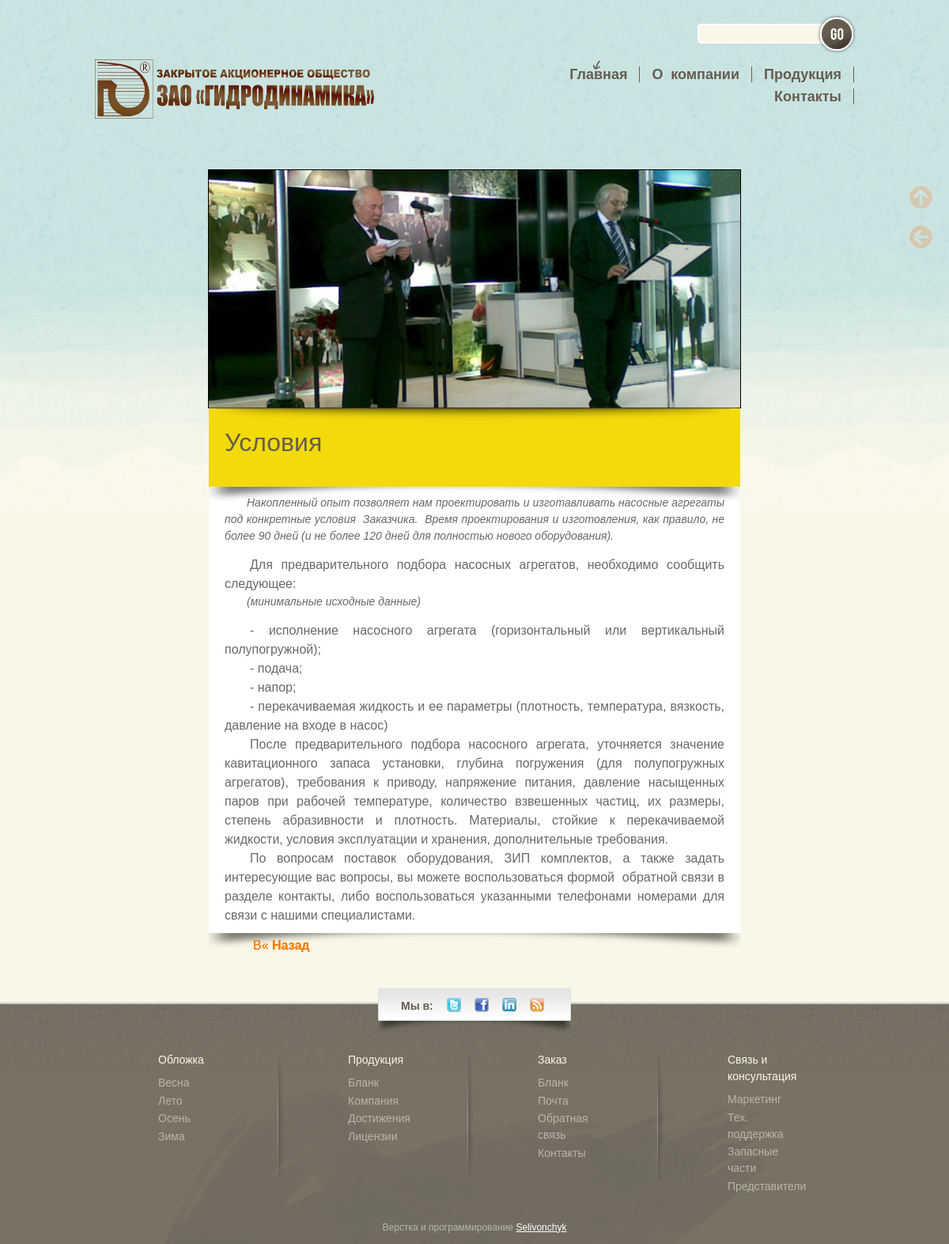
/gidrodinamika.ru/home/gidrodin/public_html/index.php?new=1, run on the app's committed database.
### tables this page shows
CREATE TABLE `main_ind` (
  `id` int(3) NOT NULL,
  `img_d` varchar(255) NOT NULL,
  `title_d` varchar(255) NOT NULL,
  `m_kd` varchar(255) NOT NULL,
  `m_dd` varchar(255) NOT NULL,
  `text` text NOT NULL,
  `img` varchar(255) NOT NULL
);

### gidrodinamika.ru/home/gidrodin/public_html/index.php (the view, shortened to what this page needs)
<?php
if(	!isset($_REQUEST['new']))
	$ret_ind = 0;
else
{
	if(   !is_numeric($_REQUEST['new'])
	   ||  empty     ($_REQUEST['new']))
	{
		unset($_REQUEST['new']);
	}
	else
	{
		$id		 = intval($_REQUEST['new']);
		$ret_ind = 1;
	}
}
?>
<!DOCTYPE html>
<html lang = "ru">
<head>
    <link href       = "css/style.css"
          media      = "screen"
          rel        = "stylesheet"
          type       = "text/css"
    />
    <link href       = "css/spring.css"
          media      = "screen"
          rel        = "stylesheet"
          type       = "text/css"
    />
</head>
<body>
<div class = 'hold_admin' >
	<div class = 'navbar' >
		<a class = 'scroll_to_top'
		   href  = '#top'
		   title = 'Вернуться к началу страницы'
		>
			<img src = "img/arrow_top_oval.png" />
		</a>
		<a class = 'scroll_return'
		   href  = 'javascript:history.back()'
		   title = 'Вернуться обратно'
		>
			<img src = "img/arrow_return_oval.png" />
		</a>
	</div>
</div>
<div id = "wrapper">
	<?php include("block/header.php");?>
	<div id = "header">
		<?php include("block/logo_search.php");?>
		<img alt   = "Active"
			 class = "arrow-index"
			 id    = "arrow-top"
			 src   = "img/nav-arrow-top.png"
		/>
	</div>
	<div id = "main">
    <?php
	if( $ret_ind == 0)
	{
		$onMouseOut_prev	= "this.src = 'img/prev-slide.png'";
		$onMouseOver_prev	= "this.src = 'img/prev-slide_hover.png'";
		$onMouseOut_next	= "this.src = 'img/next-slide.png'";
		$onMouseOver_next	= "this.src = 'img/next-slide_hover.png'";
		echo <<<here
			<div id = 'slideshow'>
				<ul id = 'slides'>
					<li>
						<img alt  = 'Imagen'
							 name = 'slide_show'
							 src  = 'slides/05.jpg'
						/>
					</li>
				</ul>
				<span></span>
				<a href = 'javascript:chgImg(-1)'>
					<img alt 		 = 'Prev'
						 id 		 = 'prev'
						 onMouseOut	 = '$onMouseOut_prev'
						 onMouseOver = '$onMouseOver_prev'
						 src		 = 'img/prev-slide.png'
					/>
				</a>
				<a href = 'javascript:chgImg(1)'>
					<img alt		 = 'Next'
						 id			 = 'next'
						 onMouseOut	 = '$onMouseOut_next'
						 onMouseOver = '$onMouseOver_next'
						 src		 = 'img/next-slide.png'
					/>
				</a>
				<script type = 'text/javascript'>
					auto();
				</script>
			</div>
here;
		$d	=	"com.txt";
		if(	file_exists($d))
		{
			$arr = file($d);
			echo <<<here
			<marquee behavior	  = "alternate"
					 class		  = "marq"
					 height		  = "35"
					 scrollamount = "2"
					 width		  = "90%"
			>
				$arr[0]
			</marquee>
here;
		}
		include("block/db.php");
		$result_d = mysqli_query($db,
			"SELECT
				id,
				img_d,
				title_d,
				m_kd,
				m_dd
			FROM
				main_ind"
		);
		$myrow_d = mysqli_fetch_array($result_d);
		echo "<div class = 'holder'>";
		do
		{
			echo
				"<div class = 'block'>
					<div class = 'small-block'>
						<a href = 'index.php?new=".$myrow_d['id']."'>
							<img class = 'small'
								 src   = '".$myrow_d['img_d']."'
							/>
						</a>
					</div>
					<span></span>
					<h2 class = 'custom'>
						<a href = 'index.php?new=".$myrow_d['id']."'>
							".$myrow_d['title_d']."
						</a>
					</h2>
					<h5 class = 'custom'>
						<a href = 'index.php?new=".$myrow_d['id']."'>
							".$myrow_d['m_kd']."
						</a>
					</h5>
					<p class = 'index-text'>
						".$myrow_d['m_dd']."
					</p>
					<p>
						<a class = 'more'
						   href  = 'index.php?new=".$myrow_d['id']."'
						>
							Далее
						</a>
					</p>
				</div>";
		}
		while( $myrow_d = mysqli_fetch_array($result_d));
						  mysqli_close($db);
		echo "</div>";
	}
	else
	{
		$result_d = mysqli_query($db,
			"SELECT
				id,
				img_d,
				title_d,
				text
			FROM
				main_ind
			WHERE
				id = '$id'"
		);
		$myrow_d = mysqli_fetch_array($result_d);
		$onclick = "this.href = 'javascript:history.back()'";
		do
		{
			echo
				"<div id = 'rec_block_single'>
					<div class = 'thumb-rec'>
						<a	href	= 'Вернуться обратно'
							onclick	= '$onclick'
							title	= 'Вернуться обратно'
						>
							<img class = 'rec-img'
								 src   = '".$myrow_d['img_d']."'
							/>
						</a>
						<span></span>
					</div>
					<p5 class = 'bgcol'>
						<h2>
							".$myrow_d['title_d']."
						</h2>
					</p5>
					<span1></span1>
					<div class = 'brief'>
						".$myrow_d['text']."
					</div>
					<span2></span2>
					<div id = 'backlink_rec'>
						<a	class	= 'more'
							href	= 'Вернуться обратно'
							onclick	= '$onclick'
							title	= 'Вернуться обратно'
						>
							<strong>
								Назад
							</strong>
						</a>
					</div>
				</div>";
		}
		while($myrow_d = mysqli_fetch_array($result_d));
	}
	?>
	</div>
</div>
<?php include("block/footer.php");?>
</body>
</html>

### gidrodinamika.ru/home/gidrodin/public_html/css/style.css (style rules this page uses)
:root { --black-color: #000000; --dull_gray-color: #696969; --gray-color: #808080; --telegray-color: #909090; --pearl_beige-color: #6a5d4d; --maroon_brown-color: #800000; --red-color: #ff0000; --dark_amber-color: #ff7e00; --beige-color: #f5f5dc; --rape_yellow-color: #f3da0b; --white-color: #ffffff; --green_trefoil-color: #009a63; --moderate_blue-color: #395778; --midnight_blue-color: #003366; }
img { border:0; }
.hold_admin { bottom:0; position:fixed; right:0; top:0; width:70px; z-index:2; }
.hold_admin .navbar { bottom:0; position:absolute; top:0; z-index:2; }
.hold_admin .scroll_to_top, .hold_admin .scroll_return { -khtml-opacity:.4; -moz-opacity:.4; display:block; filter:alpha( opacity=40 ); filter:progid: DXImageTransform.Microsoft.Alpha( opacity=40 ); margin:-15px 0 70px 20px; opacity:.4; position:absolute; top:250px; }
.hold_admin .scroll_return { top:300px; }
body { x-background:url(../img/spring/bg.gif) repeat-x top center #f9f7e8; color:#696969; font-family:Arial, Helvetica, sans-serif; font-size:100%; line-height:1; }
div#wrapper { margin:0 auto; position:relative; width:960px; }
h2 { color:#665d4e; font-size:32px; line-height:1.5em; }
div#header { x-background: url(../img/spring/top-bg.png) no-repeat; height: 210px; overflow: hidden; position: left; width: 100%; }
img#arrow-top { position:relative; top:75px; z-index:1; }
img.arrow-index { left:630px; }
div#main { min-height:650px; overflow:hidden; position:relative; width:100%; }
p.italic { font-size:14px; font-style:italic; margin-bottom:1em; text-align:justify; }
#backlink_rec a:before { content: "« " }
#nextlink .more, #backlink_rec .more { color: var(--dark_amber-color); display: block; margin: 2px 0 5px 50px; padding: 6px; text-decoration: none; text-shadow: 0px 1px 0px var(--pearl-beige-color); z-index: 2 }
div#rec_block .bgcol, div#rec_block_single .bgcol { background: var(--rape_yellow-color); display: block; font-size: 14px; height: 60px; padding: 20px; text-align: justify }
div#rec_block_single .bgcol h2 { padding: 0 }
div#rec_block .rec-img, div#rec_block_single .rec-img { display: block; max-height: 300px; outline: 1px solid var(--black-color); position: relative; width: 310px }
div#rec_block_single .rec-img { max-height: 1200px; min-height: 300px }
div#rec_block .brief, div#rec_block_single .brief { background: var(--white-color); padding: 10px 10px; z-index: -5 }
div#rec_block a, div#rec_block_single a { -moz-background-clip: text; -webkit-background-clip: text; background: text var(--dark_amber-color); color: transparent; display: block; text-align: justify; text-decoration: none; text-shadow: 0 2px 3px rgba(255,255,255,0.5) }
div#rec_block p, div#rec_block_single p { line-height: 1.5em; padding: 0 10px; text-align: justify; text-indent: 2em }
div#rec_block span, div#rec_block span1, div#rec_block span2, div#rec_block_single span, div#rec_block_single span1, div#rec_block_single span2 { border: 0; height: 19px; position: absolute }
div#rec_block, div#rec_block_single { display: block; float: left; margin: 5px; width: 310px }
div#rec_block_single { margin-left: 144px; width: 70% }
div#rec_block_single .rec-img { width: 672px }
div#rec_block_single span { background: url(../img/shadow-rec-img_single.png) no-repeat bottom center; width: 672px }
div#rec_block_single span1, div#rec_block_single span2 { background: url(../img/shadow-bg-rec_single.png) no-repeat bottom center; width: 672px }

### gidrodinamika.ru/home/gidrodin/public_html/css/spring.css (style rules this page uses)
body { background:#f9f7e8 url(../img/spring/bg1.gif) repeat-x top center; }
body { x-background:#f9f7e8 url(../img/spring/bg.gif) repeat-x top center; }
div#header { x-background:url(../img/spring/top-bg.png) no-repeat; }

### data on the page
main_ind: img_d (picture), title_d "Условия", text "Накопленный опыт позволяет нам проектировать и изготавливать насосные агрегаты под конкретные условия Заказчика. Время проектирования и изготовления, как правило, не более 90 дней (и не более 120 дней для полностью нового оборудования). Для предварительного подбора насосных агрегатов, необходимо сообщить следующее: (минимальные исходные данные) - исполнение насосного агрегата (горизонтальный или вертикальный полупогружной); - подача; - напор; - перекачиваемая жидкость и ее параметры (плотность, температура, вязкость, давление на входе в насос) После предварительного подбора насосного агрегата, уточняется значение кавитационного запаса установки, глубина погружения (для полупогружных…"
